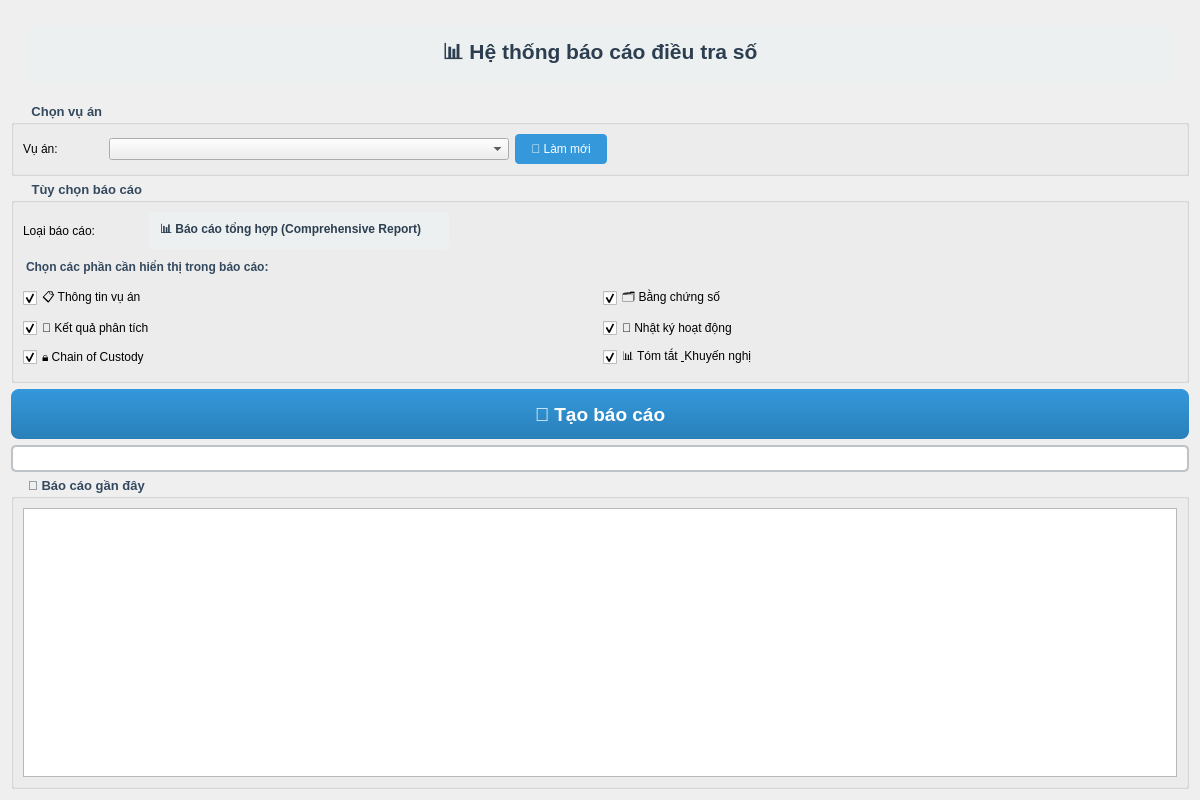
<?xml version="1.0" encoding="UTF-8"?>
<ui version="4.0">
 <class>Form</class>
 <widget class="QWidget" name="Form">
  <property name="geometry">
   <rect>
    <x>0</x>
    <y>0</y>
    <width>1200</width>
    <height>800</height>
   </rect>
  </property>
  <property name="font">
   <font>
    <pointsize>10</pointsize>
   </font>
  </property>
  <property name="windowTitle">
   <string>Hệ thống báo cáo điều tra số</string>
  </property>
  
  <layout class="QVBoxLayout" name="mainLayout">
   
   <!-- Header Section -->
   <item>
    <widget class="QLabel" name="headerLabel">
     <property name="font">
      <font>
       <pointsize>16</pointsize>
       <weight>75</weight>
       <bold>true</bold>
      </font>
     </property>
     <property name="text">
      <string>📊 Hệ thống báo cáo điều tra số</string>
     </property>
     <property name="alignment">
      <set>Qt::AlignCenter</set>
     </property>
     <property name="styleSheet">
      <string>color: #2c3e50; margin: 15px; padding: 10px; background-color: #ecf0f1; border-radius: 8px;</string>
     </property>
    </widget>
   </item>
   
   <!-- Case Selection Section -->
   <item>
    <widget class="QGroupBox" name="caseGroup">
     <property name="title">
      <string> Chọn vụ án</string>
     </property>
     <property name="styleSheet">
      <string>QGroupBox { font-weight: bold; color: #34495e; } QGroupBox::title { subcontrol-origin: margin; left: 10px; padding: 0 5px 0 5px; }</string>
     </property>
     <layout class="QHBoxLayout" name="caseLayout">
      <item>
       <widget class="QLabel" name="caseLabel">
        <property name="text">
         <string>Vụ án:</string>
        </property>
        <property name="minimumSize">
         <size>
          <width>80</width>
          <height>0</height>
         </size>
        </property>
       </widget>
      </item>
      <item>
       <widget class="QComboBox" name="caseCombo">
        <property name="minimumSize">
         <size>
          <width>400</width>
          <height>0</height>
         </size>
        </property>
        <property name="placeholderText">
         <string>-- Chọn vụ án --</string>
        </property>
       </widget>
      </item>
      <item>
       <widget class="QPushButton" name="refreshButton">
        <property name="text">
         <string>🔄 Làm mới</string>
        </property>
        <property name="styleSheet">
         <string>QPushButton { background-color: #3498db; color: white; border: none; padding: 8px 16px; border-radius: 4px; } QPushButton:hover { background-color: #2980b9; }</string>
        </property>
       </widget>
      </item>
      <item>
       <spacer name="horizontalSpacer">
        <property name="orientation">
         <enum>Qt::Horizontal</enum>
        </property>
        <property name="sizeHint" stdset="0">
         <size>
          <width>40</width>
          <height>20</height>
         </size>
        </property>
       </spacer>
      </item>
     </layout>
    </widget>
   </item>
   
   <!-- Report Options Section -->
   <item>
    <widget class="QGroupBox" name="optionsGroup">
     <property name="title">
      <string> Tùy chọn báo cáo</string>
     </property>
     <property name="styleSheet">
      <string>QGroupBox { font-weight: bold; color: #34495e; } QGroupBox::title { subcontrol-origin: margin; left: 10px; padding: 0 5px 0 5px; }</string>
     </property>
     <layout class="QVBoxLayout" name="optionsLayout">
      
      <!-- Report Type Display (Fixed) -->
      <item>
       <layout class="QHBoxLayout" name="typeLayout">
        <item>
         <widget class="QLabel" name="typeLabel">
          <property name="text">
           <string>Loại báo cáo:</string>
          </property>
          <property name="minimumSize">
           <size>
            <width>120</width>
            <height>0</height>
           </size>
          </property>
         </widget>
        </item>
        <item>
         <widget class="QLabel" name="reportTypeDisplay">
          <property name="text">
           <string>📊 Báo cáo tổng hợp (Comprehensive Report)</string>
          </property>
          <property name="styleSheet">
           <string>QLabel { color: #2c3e50; font-weight: bold; padding: 8px; background-color: #ecf0f1; border-radius: 4px; }</string>
          </property>
          <property name="minimumSize">
           <size>
            <width>300</width>
            <height>0</height>
           </size>
          </property>
         </widget>
        </item>
        <item>
         <spacer name="horizontalSpacer2">
          <property name="orientation">
           <enum>Qt::Horizontal</enum>
          </property>
          <property name="sizeHint" stdset="0">
           <size>
            <width>40</width>
            <height>20</height>
           </size>
          </property>
         </spacer>
        </item>
       </layout>
      </item>
      
      <!-- Section Selection Options -->
      <item>
       <widget class="QLabel" name="sectionLabel">
        <property name="text">
         <string>Chọn các phần cần hiển thị trong báo cáo:</string>
        </property>
        <property name="font">
         <font>
          <weight>75</weight>
          <bold>true</bold>
         </font>
        </property>
        <property name="styleSheet">
         <string>color: #34495e; margin: 5px 0px;</string>
        </property>
       </widget>
      </item>
      <item>
       <layout class="QGridLayout" name="checkboxLayout">
        <item row="0" column="0">
         <widget class="QCheckBox" name="caseInfoCheckbox">
          <property name="text">
           <string>📋 Thông tin vụ án</string>
          </property>
          <property name="checked">
           <bool>true</bool>
          </property>
          <property name="toolTip">
           <string>Hiển thị thông tin cơ bản về vụ án: ID, tên, điều tra viên, ngày tạo...</string>
          </property>
         </widget>
        </item>
        <item row="0" column="1">
         <widget class="QCheckBox" name="evidenceCheckbox">
          <property name="text">
           <string>🗂️ Bằng chứng số</string>
          </property>
          <property name="checked">
           <bool>true</bool>
          </property>
          <property name="toolTip">
           <string>Hiển thị danh sách bằng chứng số đã thu thập</string>
          </property>
         </widget>
        </item>
        <item row="1" column="0">
         <widget class="QCheckBox" name="analysisCheckbox">
          <property name="text">
           <string>🔬 Kết quả phân tích</string>
          </property>
          <property name="checked">
           <bool>true</bool>
          </property>
          <property name="toolTip">
           <string>Hiển thị kết quả phân tích từ các công cụ forensics</string>
          </property>
         </widget>
        </item>
        <item row="1" column="1">
         <widget class="QCheckBox" name="activityCheckbox">
          <property name="text">
           <string>📝 Nhật ký hoạt động</string>
          </property>
          <property name="checked">
           <bool>true</bool>
          </property>
          <property name="toolTip">
           <string>Hiển thị lịch sử các hoạt động đã thực hiện</string>
          </property>
         </widget>
        </item>
        <item row="2" column="0">
         <widget class="QCheckBox" name="cocCheckbox">
          <property name="text">
           <string>🔒 Chain of Custody</string>
          </property>
          <property name="checked">
           <bool>true</bool>
          </property>
          <property name="toolTip">
           <string>Hiển thị chuỗi bảo quản bằng chứng và tính toàn vẹn</string>
          </property>
         </widget>
        </item>
        <item row="2" column="1">
         <widget class="QCheckBox" name="summaryCheckbox">
          <property name="text">
           <string>📊 Tóm tắt &amp; Khuyến nghị</string>
          </property>
          <property name="checked">
           <bool>true</bool>
          </property>
          <property name="toolTip">
           <string>Hiển thị phần tóm tắt và khuyến nghị dựa trên kết quả điều tra</string>
          </property>
         </widget>
        </item>
       </layout>
      </item>
     </layout>
    </widget>
   </item>
   
   <!-- Generate Button Section -->
   <item>
    <widget class="QPushButton" name="generateButton">
     <property name="minimumSize">
      <size>
       <width>0</width>
       <height>50</height>
      </size>
     </property>
     <property name="font">
      <font>
       <pointsize>14</pointsize>
       <weight>75</weight>
       <bold>true</bold>
      </font>
     </property>
     <property name="text">
      <string>🚀 Tạo báo cáo</string>
     </property>
     <property name="styleSheet">
      <string>QPushButton { background: qlineargradient(x1:0, y1:0, x2:0, y2:1, stop:0 #3498db, stop:1 #2980b9); color: white; border: none; border-radius: 8px; padding: 10px; } QPushButton:hover { background: qlineargradient(x1:0, y1:0, x2:0, y2:1, stop:0 #5dade2, stop:1 #3498db); } QPushButton:disabled { background: #bdc3c7; }</string>
     </property>
    </widget>
   </item>
   
   <!-- Progress Bar Section -->
   <item>
    <widget class="QProgressBar" name="progressBar">
     <property name="visible">
      <bool>false</bool>
     </property>
     <property name="styleSheet">
      <string>QProgressBar { border: 2px solid #bdc3c7; border-radius: 5px; text-align: center; } QProgressBar::chunk { background-color: #3498db; border-radius: 3px; }</string>
     </property>
    </widget>
   </item>
   
   <!-- Recent Reports Section -->
   <item>
    <widget class="QGroupBox" name="reportsGroup">
     <property name="title">
      <string>📄 Báo cáo gần đây</string>
     </property>
     <property name="styleSheet">
      <string>QGroupBox { font-weight: bold; color: #34495e; } QGroupBox::title { subcontrol-origin: margin; left: 10px; padding: 0 5px 0 5px; }</string>
     </property>
     <layout class="QVBoxLayout" name="reportsLayout">
      <item>
       <widget class="QTableWidget" name="reportsTable">
        <property name="alternatingRowColors">
         <bool>true</bool>
        </property>
        <property name="selectionBehavior">
         <enum>QAbstractItemView::SelectRows</enum>
        </property>
        <property name="styleSheet">
         <string>QTableWidget { gridline-color: #bdc3c7; } QTableWidget::item { padding: 8px; } QHeaderView::section { background-color: #ecf0f1; padding: 8px; border: 1px solid #bdc3c7; font-weight: bold; }</string>
        </property>
       </widget>
      </item>
     </layout>
    </widget>
   </item>
   
  </layout>
  
 </widget>
 <resources/>
 <connections/>
</ui>
